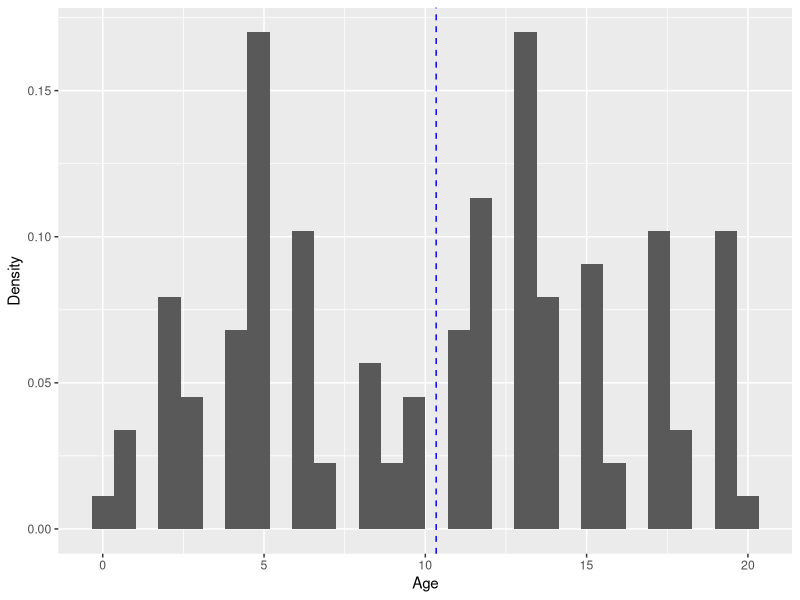
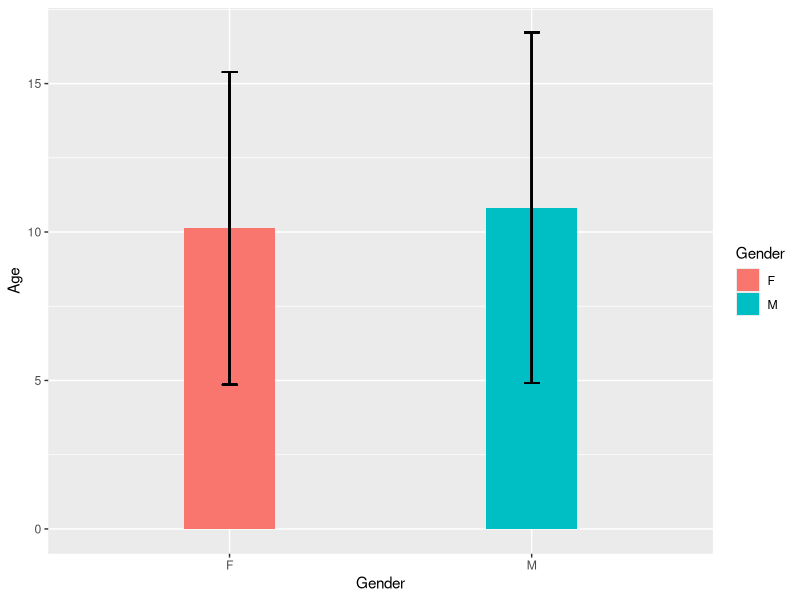

The R source for these figures, in order:
## ---- chunk 1
knitr::opts_chunk$set(warning = FALSE, message = FALSE)
## ---- chunk 2
library(tidyverse)

data <- read.csv('./test.csv') %>%
  as_tibble()
data %>%
  head() %>%
  knitr::kable()
## ---- chunk 3
data %>%
  ggplot(aes(x=Age, y=..density..)) +
  geom_histogram(stat = 'bin') +
  geom_vline(xintercept=mean(data$Age), linetype='dashed', color='blue') +
  ylab('Density')
## ---- chunk 4
data %>%
  group_by(Gender) %>%
  mutate(
    value=mean(Age),
    sd=sd(Age)
  ) %>%
  ggplot(aes(x=Gender, y=value, fill=Gender)) +
  geom_col(position = "dodge", width = 0.3) + 
  geom_errorbar(aes(ymin = value-sd, ymax = value+sd), 
                position = position_dodge(0.9), width = .05) +
  ylab('Age')
